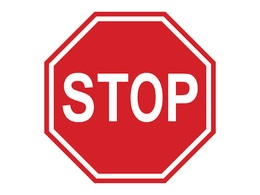
%> input picture display/MATLAB/stop.jpg, 260 x 195 px, shrunk from 640 x 480 before the run; its folder holds 4 pictures in this run
$ octave imgfilestohex.m   (GNU Octave 9; MATLAB toolbox functions it lacks are replaced by stand-ins)
%> lines starting %> are read from the running program, lines starting %| are printed output that depends on the picture
### display/MATLAB/imgtohex.m
function [outfile] = imgtohex(infile)
%> called with infile = 'no-u-turn.jpg'

RGB = imread('stop.jpg');
%> RGB is the input picture: size 195x260x3 uint8; mean R, G, B 237.1, 171.4, 174.4
[row,col,n] = size(RGB);
%> row = 195; col = 260; n = 3

R=RGB(:,:,1);
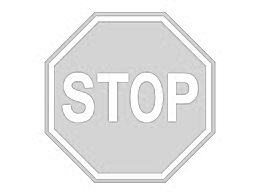
%> R: size 195x260 uint8; min 147, max 255, mean 237.1
G=RGB(:,:,2);
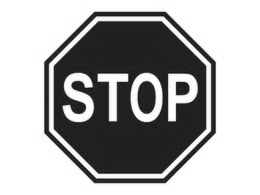
%> G: size 195x260 uint8; min 22, max 255, mean 171.4
B=RGB(:,:,3);

imgdata=zeros(1, row*col);

for r=1:row
    for c=1:col
        imgdata((r-1)*col+c)=bitand(R(r,c),224)+bitshift(bitand(G(r,c),244),-3)+bitshift(bitand(B(r,c),192),-6);
    end
end

S = infile;
S(find(S=='.',1,'last'):end) = [];
S = strcat(S, '.txt');
fidc=fopen(S,'w+');

outfile = S;

for i = 1:row*col
    fprintf(fidc,'%02x ',imgdata(i));
end
fclose(fidc);

### display/MATLAB/imgfilestohex.m
files = dir('*.jpg') ;
N = length(files) ;
iwant = cell(N,1) ;

for i = 1:N
    thisfile = files(i).name
    outfile = imgtohex(thisfile)
end
